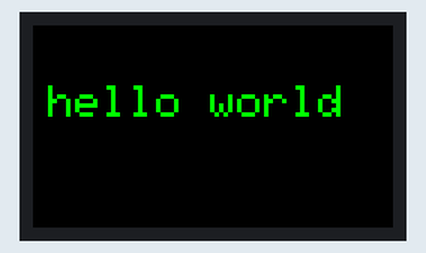
Simulated run of this sketch. Board: ESP32. Shown: 240×135 colour display. What the sketch prints to the serial monitor is not drawn.

Above: at 0.2 s.

The sketch:

hello_world.ino
```cpp
#include <M5StickCPlus.h>

uint32_t counter = 0;

void setup() {
  M5.begin();                 // init LCD, power, Serial(115200)
  Serial.begin(115200);

  M5.Lcd.setRotation(3);
  M5.Lcd.fillScreen(BLACK);
  M5.Lcd.setTextColor(GREEN, BLACK);
  M5.Lcd.setTextSize(3);
  M5.Lcd.setCursor(10, 40);
  M5.Lcd.print("hello world");

  Serial.printf("\n=== M5StickC Plus boot ok ===\n");
}

void loop() {
  Serial.printf("hello world %lu\n", counter++);
  delay(1000);
}
```
